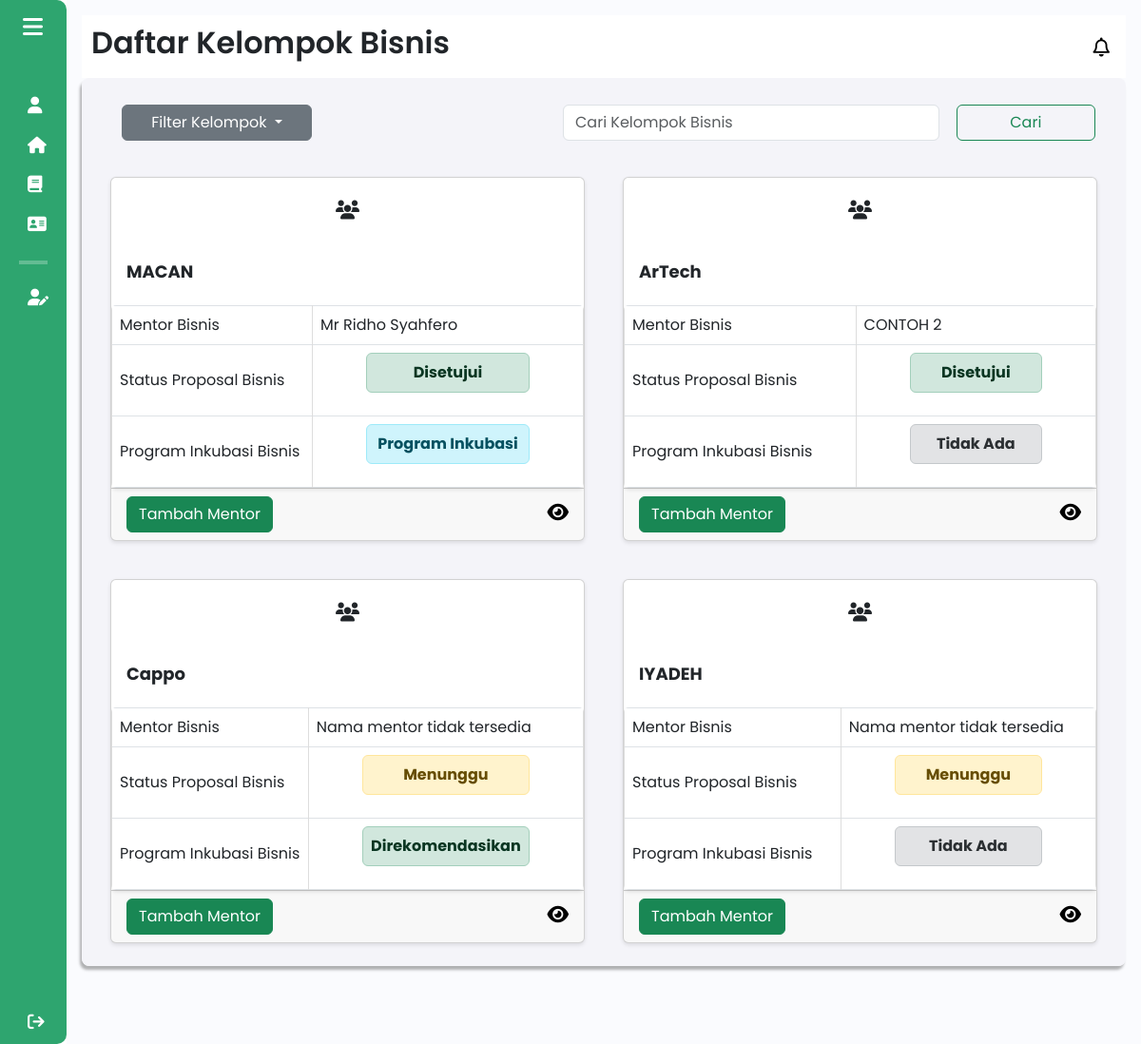
The app's page /mentor/daftar_kelompok_bisnis (signed in), older data.
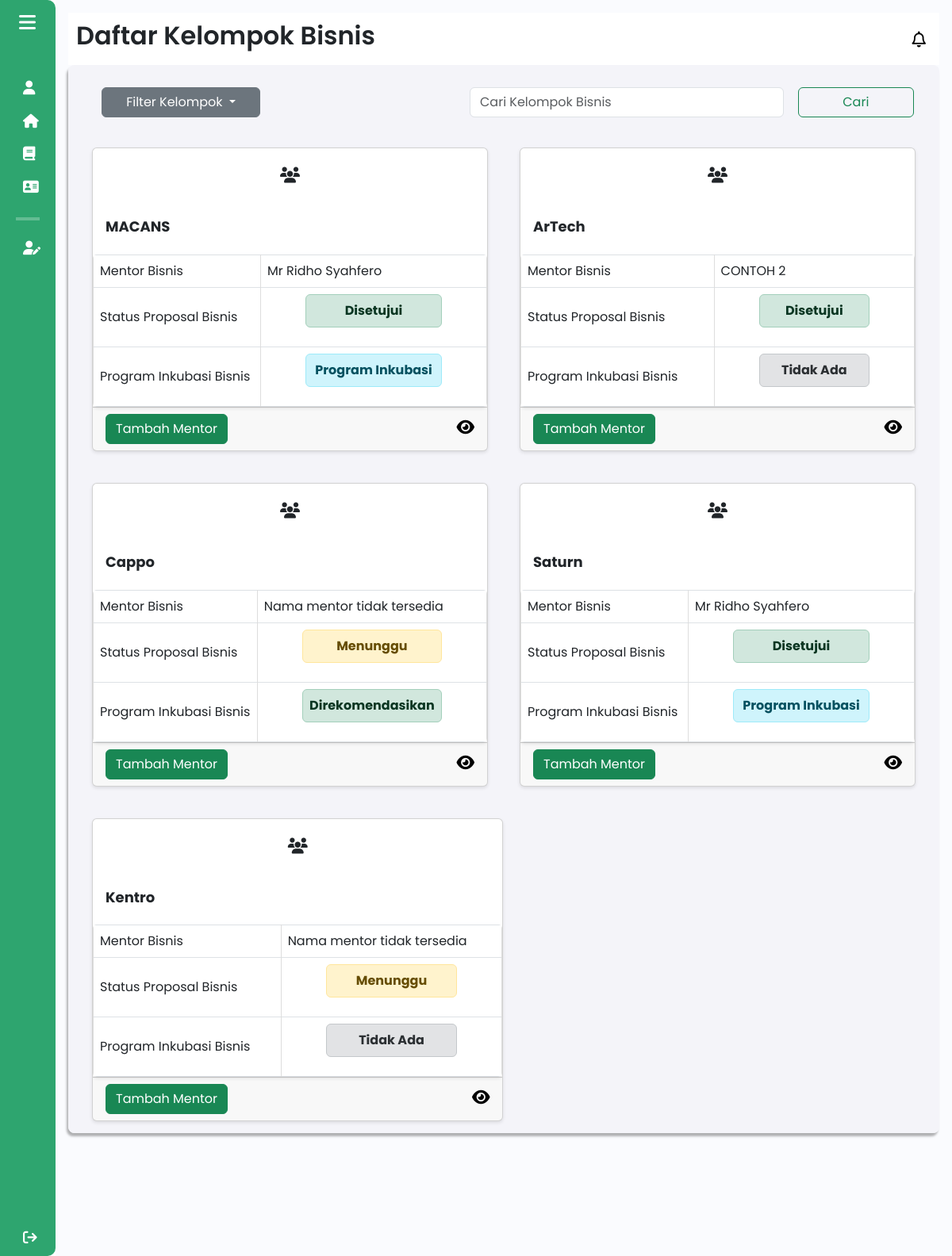
The same page, newer data.
### tables this page shows
CREATE TABLE `kelompok_bisnis` (
  `id_kelompok` int(11) NOT NULL,
  `npm_ketua` varchar(20) DEFAULT NULL,
  `nama_kelompok` varchar(50) DEFAULT NULL,
  `nama_bisnis` varchar(50) DEFAULT NULL,
  `logo_bisnis` varchar(255) DEFAULT NULL,
  `tahun_akademik_id` int(11) DEFAULT NULL,
  `kategori_bisnis` varchar(255) DEFAULT NULL,
  `sdg` varchar(255) DEFAULT NULL,
  `ide_bisnis` varchar(255) DEFAULT NULL,
  `id_mentor` int(11) DEFAULT NULL,
  `status_inkubasi` enum('direkomendasikan','disetujui','ditolak','masuk','tidak masuk') DEFAULT NULL,
  `status_kelompok_bisnis` enum('aktif','tidak aktif') DEFAULT 'aktif'
);

CREATE TABLE `mentor` (
  `id` int(11) NOT NULL,
  `user_id` int(11) NOT NULL,
  `nama` varchar(100) NOT NULL,
  `nidn` varchar(15) NOT NULL,
  `email` varchar(100) DEFAULT NULL,
  `contact` varchar(15) DEFAULT NULL,
  `keahlian` varchar(100) DEFAULT NULL,
  `fakultas` varchar(100) DEFAULT NULL,
  `prodi` varchar(100) DEFAULT NULL,
  `foto_profile` varchar(255) DEFAULT NULL
);

### components/pages/mentorbisnis/daftar_kelompok_bisnis_mentor.php (the view, shortened to what this page needs)
<?php
include $_SERVER['DOCUMENT_ROOT'] . '/Entree/config/db_connection.php';
$user_id = $_SESSION['user_id'];
$user_role = $_SESSION['role'];
$search = isset($_GET['search']) ? $_GET['search'] : '';
$status_inkubasi = isset($_GET['status_inkubasi']) ? $_GET['status_inkubasi'] : 'semua';
if ($user_role === 'Tutor') {
    $sql = "
        SELECT * FROM kelompok_bisnis
        WHERE id_mentor = (SELECT id FROM mentor WHERE user_id = ?)
        AND nama_kelompok LIKE ?
    ";
    if ($status_inkubasi !== 'semua') {
        $sql .= " AND status_inkubasi = ?";
    }
} else {
    $sql = "SELECT * FROM kelompok_bisnis WHERE nama_kelompok LIKE ?";
}
$stmt = $conn->prepare($sql);
$search_param = "%" . $search . "%";
if ($status_inkubasi !== 'semua') {
    if ($user_role === 'Tutor') {
        $stmt->bind_param('sss', $user_id, $search_param, $status_inkubasi);
    } else {
        $stmt->bind_param('ss', $search_param, $status_inkubasi);
    }
} else {
    if ($user_role === 'Tutor') {
        $stmt->bind_param('ss', $user_id, $search_param);
    } else {
        $stmt->bind_param('s', $search_param);
    }
}
$stmt->execute();
$result = $stmt->get_result();
?>
<?php
include $_SERVER['DOCUMENT_ROOT'] . '/Entree/config/db_connection.php';
?>
<!DOCTYPE html>
<html lang="en">
<head>
    <link href="https://cdn.lineicons.com/4.0/lineicons.css" rel="stylesheet" />
    <link href="https://cdn.jsdelivr.net/npm/bootstrap@5.3.0-alpha3/dist/css/bootstrap.min.css" rel="stylesheet"
>
    <link rel="stylesheet" href="/Entree/assets/css/daftar_kelompok.css">
    <div class="toast-container position-fixed top-0 end-0 p-3" id="toast-container">
    </div>
</head>
<body>
    <div class="wrapper">
        <?php
        $activePage = 'daftar_kelompok_bisnis_mentor';
        include 'sidebar_mentor.php';
        ?>
        <div class="main p-3">
            <div class="main_header">
                <?php
                $pageTitle = "Daftar Kelompok Bisnis";
                include 'header_mentor.php';
                ?>
            </div>
            <div class="main_wrapper">
                <div class="nav_main_wrapper">
                    <nav class="navbar navbar-expand-lg">
                        <div class="container-fluid">
                        <form method="GET" action="daftar_kelompok_bisnis" id="formStatus">
                            <div class="dropdown">
                                <button class="btn btn-secondary dropdown-toggle text-white" type="button"
                                        id="dropdownMenuButton" data-bs-toggle="dropdown" aria-expanded="false">
                                    <span id="selectedStatus">Filter Kelompok</span>
                                </button>
                            </div>
                        </form>
                            <form action="" method="get">
                                <div class="input-group">
                                    <div class="d-flex" role="search">
                                        <input type="text" class="form-control me-2" placeholder="Cari Kelompok Bisnis" name="search" aria-label="Search" value="<?= htmlspecialchars($search); ?>">
                                        <button class="btn btn-outline-success" type="submit">Cari</button>
                                    </div>
                                </div>
                            </form>
                        </div>
                    </nav>
                </div>
                <?php
                if ($result->num_rows > 0) {
                    while ($row = $result->fetch_assoc()) {
                        $id_kelompok = $row['id_kelompok'];
                        $id_mentor = $row['id_mentor'];
                        $mentorQuery = "
                            SELECT m.nama AS nama_mentor
                            FROM mentor m
                            WHERE m.id = ? LIMIT 1";
                        $mentorStmt = $conn->prepare($mentorQuery);
                        $mentorStmt->bind_param("i", $id_mentor);
                        $mentorStmt->execute();
                        $mentorResult = $mentorStmt->get_result();
                        $mentor = $mentorResult->fetch_assoc();
                        $namaMentor = $mentor['nama_mentor'] ?? 'Nama mentor tidak tersedia';
                        $sql = "SELECT status FROM proposal_bisnis WHERE kelompok_id = ?";
                        $stmt = $conn->prepare($sql);
                        $stmt->bind_param("i", $id_kelompok);
                        $stmt->execute();
                        $proposalResult = $stmt->get_result();
                        $status_proposal = 'menunggu';
                        $status_approved = false;
                        $status_rejected = false;
                        while ($proposalRow = $proposalResult->fetch_assoc()) {
                            if ($proposalRow['status'] == 'disetujui') {
                                $status_approved = true;
                                break;
                            } elseif ($proposalRow['status'] == 'ditolak') {
                                $status_rejected = true;
                                $status_color = '#dc3545';
                            }
                        }
                        if ($status_approved) {
                            $status_proposal = 'disetujui';
                        } elseif ($status_rejected) {
                            $status_proposal = 'ditolak';
                        }
                        echo '
                        <div class="card" style="width: 45%; margin: 10px;">
                            <div class="card-icon text-center py-4">
                                <i class="fa-solid fa-users"></i>
                            </div>
                            <div class="card-body m-0">
                                <h5 class="card-title">' . htmlspecialchars($row['nama_kelompok']) . '</h5>
                            </div>
                            <table class="table table-bordered m-0 styled-table">
                                <tbody>
                                    <tr>
                                        <td>Mentor Bisnis</td>
                                        <td>' . ($namaMentor) . '</td>
                                    </tr>
                                    <tr>
                                        <td>Status Proposal Bisnis</td>
                                        <td>';
                                            if ($status_proposal == 'disetujui') {
                                                echo '<p class="alert alert-success fw-bold text-center mx-5 p-2" role="alert">Disetujui</p>';
                                            } else {
                                                echo '<p class="alert alert-warning fw-bold text-center mx-5 p-2" role="alert">Menunggu</p>';
                                            }
                                        echo '</td>
                                    </tr>
                                     <tr>
                                        <td>Program Inkubasi Bisnis</td>
                                        <td>';
                                            if ($row['status_inkubasi'] == 'direkomendasikan') {
                                                echo '<p class="alert alert-success fw-bold text-center mx-5 p-2" role="alert">Direkomendasikan</p>';
                                            } elseif ($row['status_inkubasi'] == 'masuk') {
                                                echo '<p class="alert alert-info fw-bold text-center mx-5 p-2" role="alert">Program Inkubasi</p>';
                                            } else {
                                                echo '<p class="alert alert-secondary fw-bold text-center mx-5 p-2" role="alert">Tidak Ada</p>';
                                            }
                                        echo '</td>
                                    </tr>
                                </tbody>
                            </table>
                            <div class="card-footer">';
                        if ($_SESSION['role'] == 'Dosen Pengampu') {
                            echo '<button class="btn btn-success" data-bs-toggle="modal" data-bs-target="#mentorModal' . $id_kelompok . '">Tambah Mentor</button>';
                        }
                        echo '<a href="detail_kelompok?id_kelompok=' . $id_kelompok . '">
                                <i class="fa-solid fa-eye detail-icon" data-bs-toggle="tooltip" data-bs-custom-class="custom-tooltip" data-bs-title="Lihat Kelompok Bisnis"></i>
                            </a>';
                        echo '</div>';
                        echo '</div>';
                    }
                }
                ?>
            </div>
        </div>
    </div>
</body>
</html>

### components/pages/mentorbisnis/sidebar_mentor.php (shortened to what this page needs)
<!DOCTYPE html>
<html lang="en">
<head>
    <link href="https://cdn.lineicons.com/4.0/lineicons.css" rel="stylesheet" />
    <link href="https://cdn.jsdelivr.net/npm/bootstrap@5.3.0-alpha3/dist/css/bootstrap.min.css" rel="stylesheet"
>
        <link rel="stylesheet" href="/Entree/assets/css/sidebar.css">
</head>
<body>
    <div class="wrapper">
        <aside id="sidebar">
            <div class="d-flex">
                <button class="toggle-btn" type="button">
                    <i class="fa-solid fa-bars"></i>
                </button>
            </div>
            <ul class="sidebar-nav">
                <li class="sidebar-item <?php echo ($activePage == 'profil_mentor') ? 'active' : ''; ?>">
                    <a href="profil" class="sidebar-link">
                        <i class="fa-solid fa-user"></i>
                    </a>
                </li>
                <li class="sidebar-item <?php echo ($activePage == 'pagementor') ? 'active' : ''; ?>">
                    <a href="dashboard" class="sidebar-link">
                        <i class="fa-solid fa-house"></i>
                    </a>
                </li>
                <li class="sidebar-item <?php echo ($activePage == 'materikewirausahaan_mentor') ? 'active' : ''; ?>">
                    <a href="materi_kewirausahaan" class="sidebar-link">
                        <i class="fa-solid fa-book"></i>
                    </a>
                </li>
                <li class="sidebar-item <?php echo ($activePage == 'daftar_mentor_mentor') ? 'active' : ''; ?>">
                    <a href="daftar_mentor" class="sidebar-link">
                        <i class="fa-solid fa-address-card"></i>
                    </a>
                </li>
                <hr>
                <li class="sidebar-item">
                    <a href="#" class="sidebar-link collapsed has-dropdown" data-bs-toggle="collapse"
                    data-bs-target="#kelola_bisnis_kelompok" aria-expanded="false" aria-controls="kelola_bisnis_kelompok">
                        <i class="fa-solid fa-user-pen"></i>
                    </a>
                </li>
                <li class="sidebar-item sign-out">
                    <a href="/Entree/dashboard" class="sidebar-link">
                        <i class="fa-solid fa-sign-out"></i>
                    </a>
                </li>
            </ul>
        </aside>
    </div>
</body>
</html>

### components/pages/mentorbisnis/header_mentor.php (shortened to what this page needs)
<!DOCTYPE html>
<html lang="en">
<head>
    <link href="https://cdn.lineicons.com/4.0/lineicons.css" rel="stylesheet" />
    <link href="https://cdn.jsdelivr.net/npm/bootstrap@5.3.0-alpha3/dist/css/bootstrap.min.css" rel="stylesheet"
>
    <link rel="stylesheet" href="/Entree/assets/css/header.css">
</head>
<body>
    <div class="wrapper">
        <div class="main_header">
            <h1 class="halaman"><?php echo $pageTitle ?? 'Halaman'; ?></h1>
            <a href="javascript:void(0)" class="notification" id="notificationButton">
                <i class="fa-regular fa-bell"></i>
            </a>
        </div>
    </div>
</body>
</html>

### assets/css/daftar_kelompok.css (style rules this page uses)
body { margin: 0; font-family: "Poppins", sans-serif; background-color: #f4f4f9; }
.main { padding: 20px; }
.main_wrapper { display: flex; flex-wrap: wrap; justify-content: space-between; gap: 20px; padding: 30px; background-color: #f4f4f9; border-radius: 8px; box-shadow: 0 4px 6px rgba(0, 0, 0, 0.1); }
.nav_main_wrapper { display: block; width: 100%; }
.card { flex: 1 1 calc(45% - 20px); box-sizing: border-box; transition: transform 0.2s, color 0.2s; height: 320px; max-width: 49%; margin: 10px; min-width: 280px; background-color: #fff; border-radius: 8px; overflow: hidden; box-shadow: 0 2px 4px rgba(0, 0, 0, 0.1); }
.card h5 { font-weight: bold; font-size: 18px; }
.card-footer { display: flex; justify-content: flex-end; }
.card-footer a { font-size: 16px; color: black; text-decoration: none; }
.card-icon i, .card-footer .detail-icon { font-size: 20px; cursor: pointer; transition: transform 0.2s, color 0.2s; }
.styled-table { width: 100%; margin: 20px 0; border-collapse: collapse; background-color: #fff; border-radius: 5px; overflow: hidden; box-shadow: 0 2px 4px rgba(0, 0, 0, 0.1); }
.styled-table td { padding: 10px 15px; border: 1px solid #ddd; background-color: #fefefe; vertical-align: middle; }
.nav_main_wrapper .btn { width: 200px; text-align: center; margin-left: 10px; }

### assets/css/sidebar.css (style rules this page uses)
a { text-decoration: none; }
li { list-style: none; }
h1 { font-weight: 600; font-size: 1.5rem; }
body { font-family: "Poppins", sans-serif; }
.wrapper { display: flex; }
.main { min-height: 100vh; width: 100%; overflow: hidden; transition: all 0.35s ease-in-out; background-color: #fafbfe; }
#sidebar { width: 70px; min-width: 70px; z-index: 1000; transition: all 0.25s ease-in-out; background-color: #2ea56f; display: flex; flex-direction: column; border-top-right-radius: 10px; border-bottom-right-radius: 10px; }
.toggle-btn, .toggle-btn2 { background-color: transparent; cursor: pointer; border: 0; padding: 1rem 1.5rem; }
.toggle-btn i, .toggle-btn2 i { font-size: 1.5rem; color: #fff; }
.sidebar-nav { padding: 2rem 0; flex: 1 1 auto; }
a.sidebar-link { padding: 0.625rem 1.625rem; color: #fff; display: block; font-size: 0.9rem; white-space: nowrap; border-left: 3px solid transparent; }
.sidebar-link i { font-size: 1.1rem; margin-right: 0.75rem; }
.sidebar-item { position: relative; }
.sign-out { position: fixed; bottom: 0; left: 0; }
.sidebar-nav hr { border: 2px solid white; margin-right: 20px; margin-left: 20px; }
.main_wrapper { width: 100%; height: 85vh; background-color: #f4f4f9; box-shadow: -2px 4px 3px rgba(0, 0, 0, 0.3); margin: 0; padding: 20px; overflow-y: auto; border-radius: 8px; }

### assets/css/header.css (style rules this page uses)
a { text-decoration: none; }
li { list-style: none; }
h1 { font-weight: 600; font-size: 1.5rem; }
body { font-family: "Poppins", sans-serif; }
.main_header { display: flex; justify-content: space-between; align-items: center; padding: 5px; background-color: #fff; min-height: 50px; }
.main_header h1 { font-size: xx-large; }
.notification { position: fixed; top: 10px; right: 10px; text-decoration: none; color: #000000; margin-top: 30px; margin-right: 15px; border-radius: 5px; font-size: 16px; display: flex; align-items: center; }
.notification i { margin-right: 8px; font-size: 20px; }

### components/pages/mentorbisnis/daftar_kelompok_bisnis_mentor.php (style rules this page uses)
.card-footer { display: flex; align-items: center; justify-content: space-between; }

Row changes from the older to the newer data that the page shows:
removed kelompok_bisnis: nama_kelompok "IYADEH", namaMentor "Nama mentor tidak tersedia", shows "Menunggu", shows "Tidak Ada"
changed kelompok_bisnis: nama_kelompok "MACAN" → "MACANS"
added kelompok_bisnis: nama_kelompok "Saturn", id_mentor.nama "Mr Ridho Syahfero", shows "Disetujui", status_inkubasi "Program Inkubasi"
added kelompok_bisnis: nama_kelompok "Kentro", namaMentor "Nama mentor tidak tersedia", shows "Menunggu", shows "Tidak Ada"
